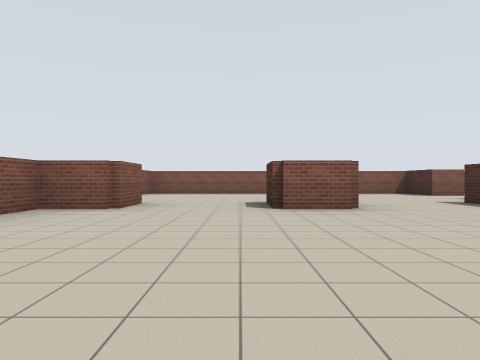
view 1 (above)

24 first-person views from a walk through a Stage world. The camera is 1.2 m above the floor, looks level and sees 70° across. The lines on the ground mark 1 m squares. The floor is counted in squares, 4 m on a side. Each view is taken from the middle of a square. On the plan, view 1 faces up. The plan holds only what a view shows up to about 9 squares ahead; the rest is blank. Robots are left out.

view 2
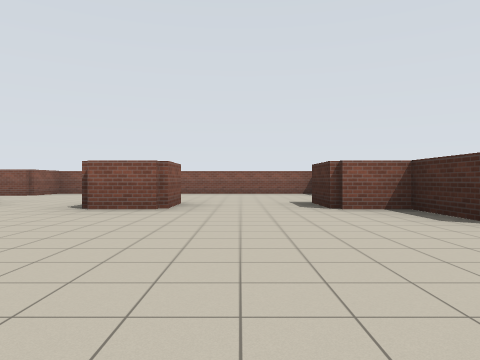

view 3
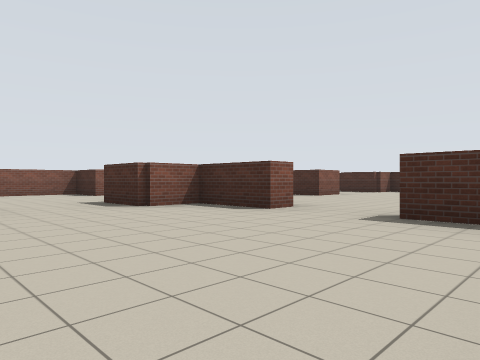

view 4
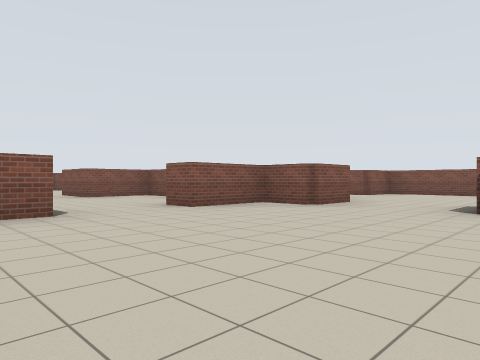

view 5
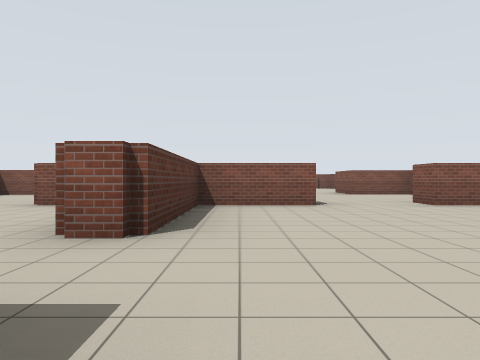

view 6
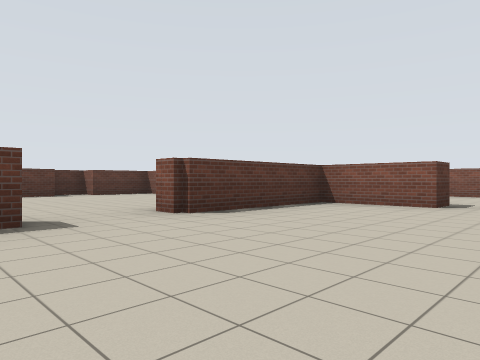

view 7
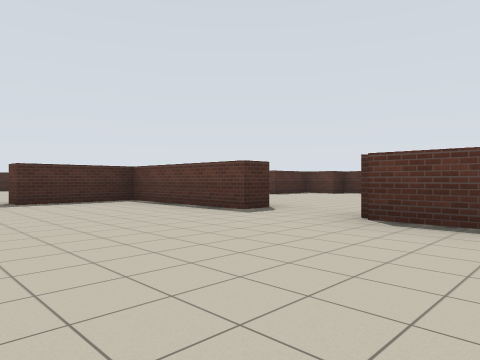

view 8
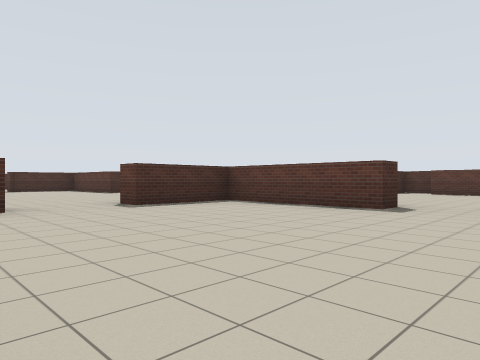

view 9
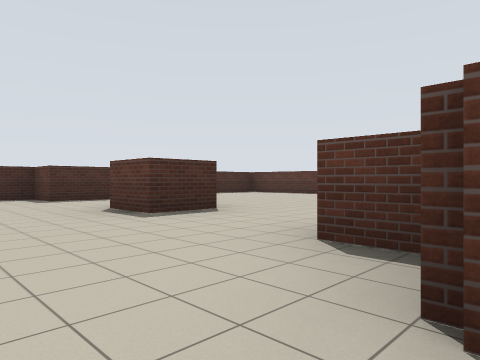

view 10
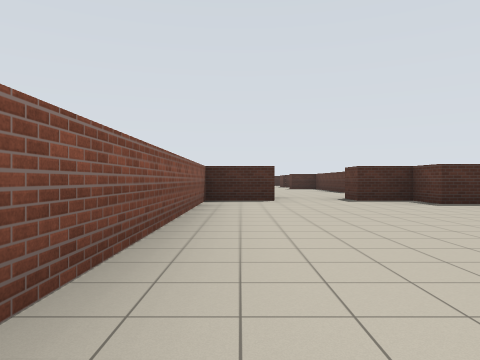

view 11
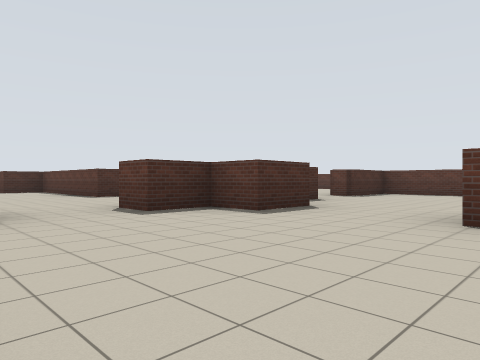

view 12
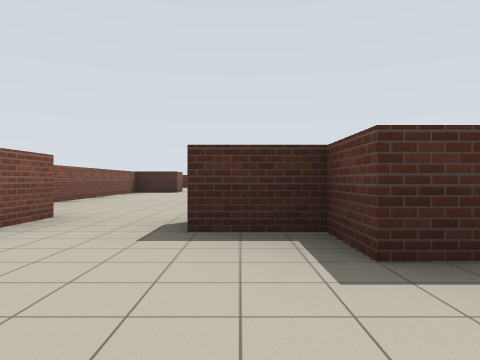

view 13
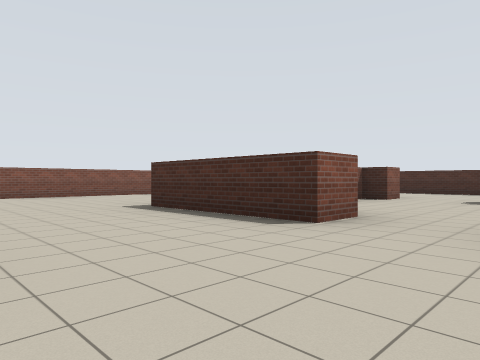

view 14
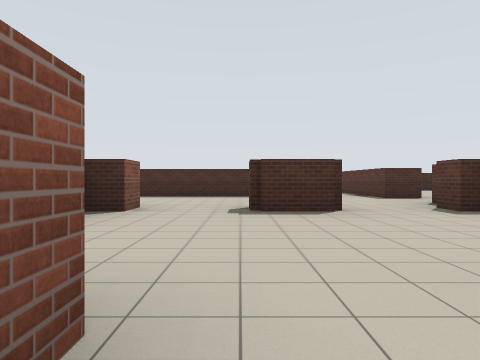

view 15
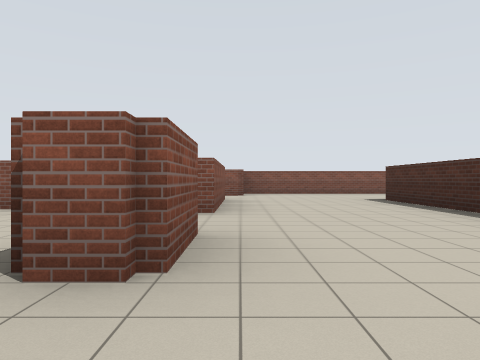

view 16
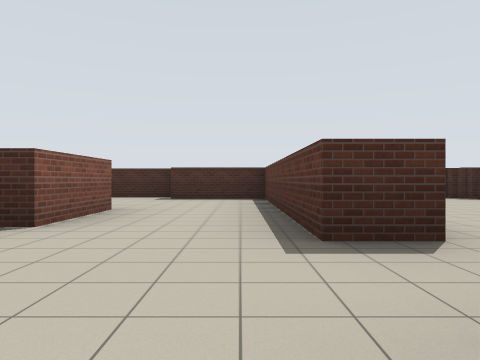

view 17
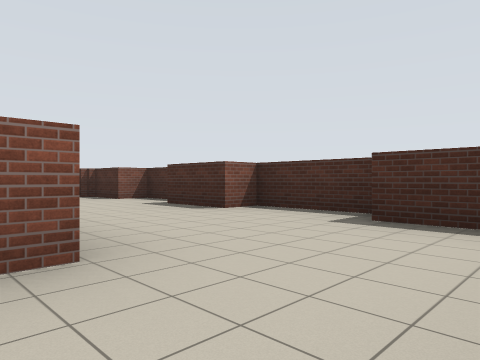

view 18
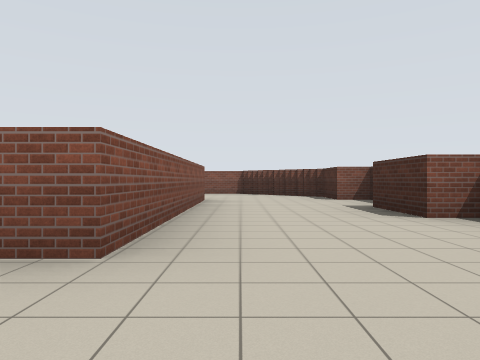

view 19
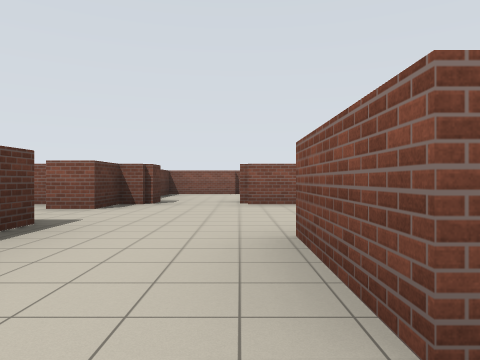

view 20
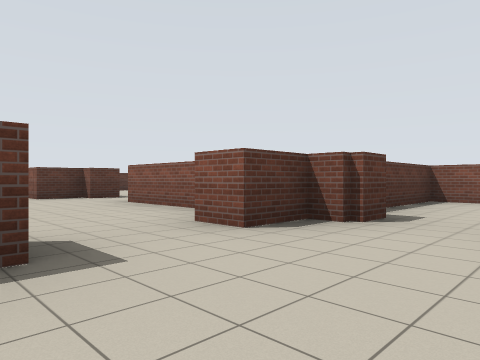

view 21
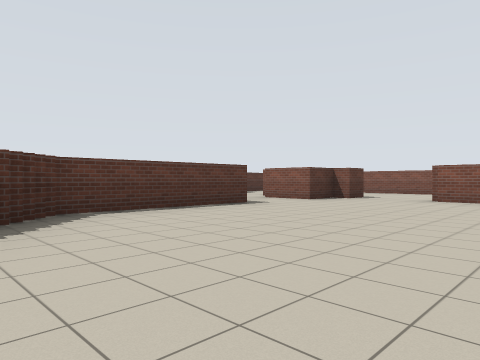

view 22
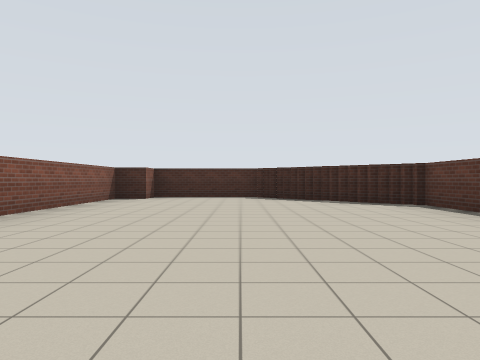

view 23
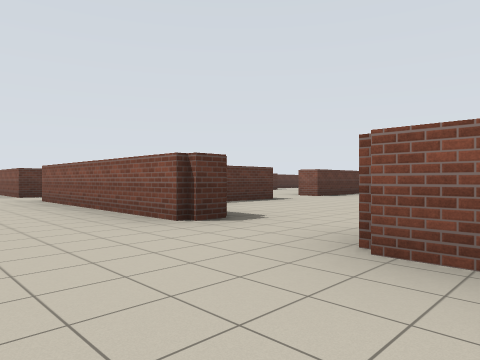

view 24
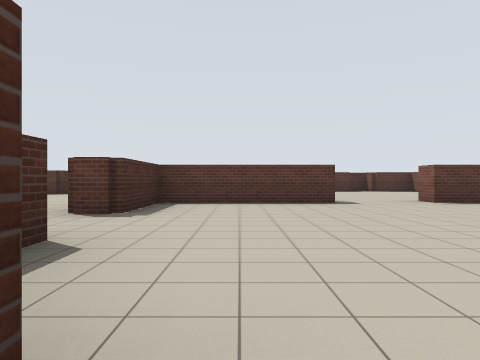

### Floor plan
Key: @ floor where view 1 was taken; # wall or solid block; . floor.
Columns run from 6 left of view 1 to 23 right of it. Each row starts with its distance up from view 1.
  8     #########################
  7     #.....#.....#......#....##
  6     .........................#
  5     ......#.....#.....#...#..#
  4 ## ##..#.##..#..#..####...#..#
  3 #..#......#.....#..#......#..#
  2 ..........................#..#
  1  .....................#......#
  0    #..@...#.....#..#.........#
 -1    ####.#####.###..#####.#####
 -2    #.....  ...  #..   #......#
 -3    ....... ...  ..    #......#
 -4  #.. .....#...  #. ##........#
 -5  #  ######## #  #   #..#....##
 -6                        #.####

Where each view was taken, in squares from view 1:
view 1: 0 up, 0 right, facing up
view 2: 0 up, 2 right, facing up
view 3: 0 up, 1 right, facing up-right
view 4: 0 up, 1 right, facing up-left
view 5: 0 up, 2 right, facing left
view 6: 2 up, 2 right, facing down-left
view 7: 2 up, 1 left, facing down-right
view 8: 3 up, 0 right, facing down-right
view 9: 6 up, 4 right, facing down-right
view 10: 7 up, 5 right, facing right
view 11: 7 up, 7 right, facing down-right
view 12: 5 up, 8 right, facing right
view 13: 1 up, 11 right, facing up-right
view 14: 2 up, 13 right, facing right
view 15: 0 up, 17 right, facing up
view 16: 0 up, 17 right, facing right
view 17: 0 up, 20 right, facing up-right
view 18: 0 up, 21 right, facing up
view 19: 1 up, 21 right, facing left
view 20: 1 up, 19 right, facing down-left
view 21: 2 down, 22 right, facing down-left
view 22: 3 down, 17 right, facing right
view 23: 3 up, 12 right, facing down-left
view 24: 4 up, 9 right, facing down
